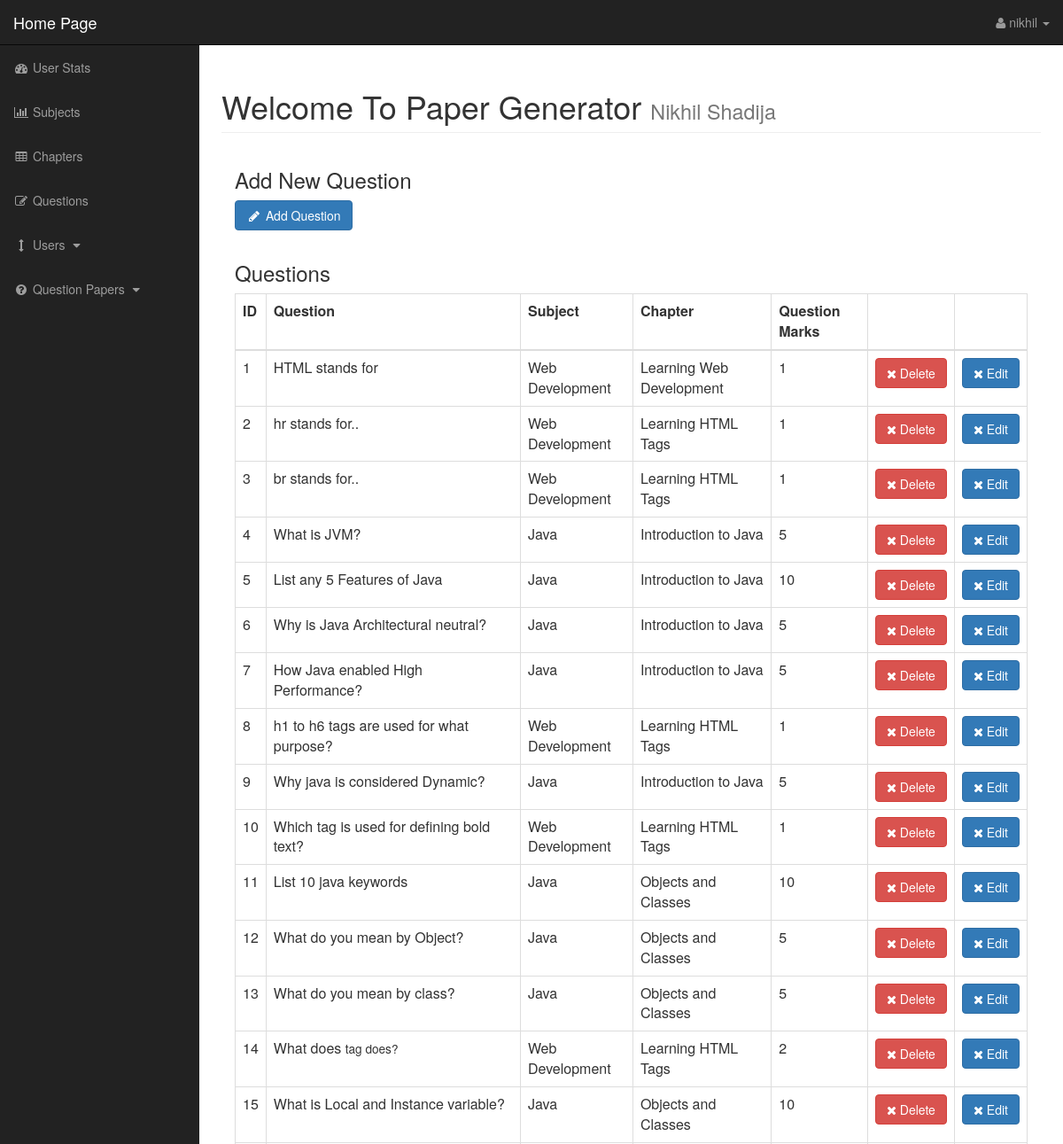
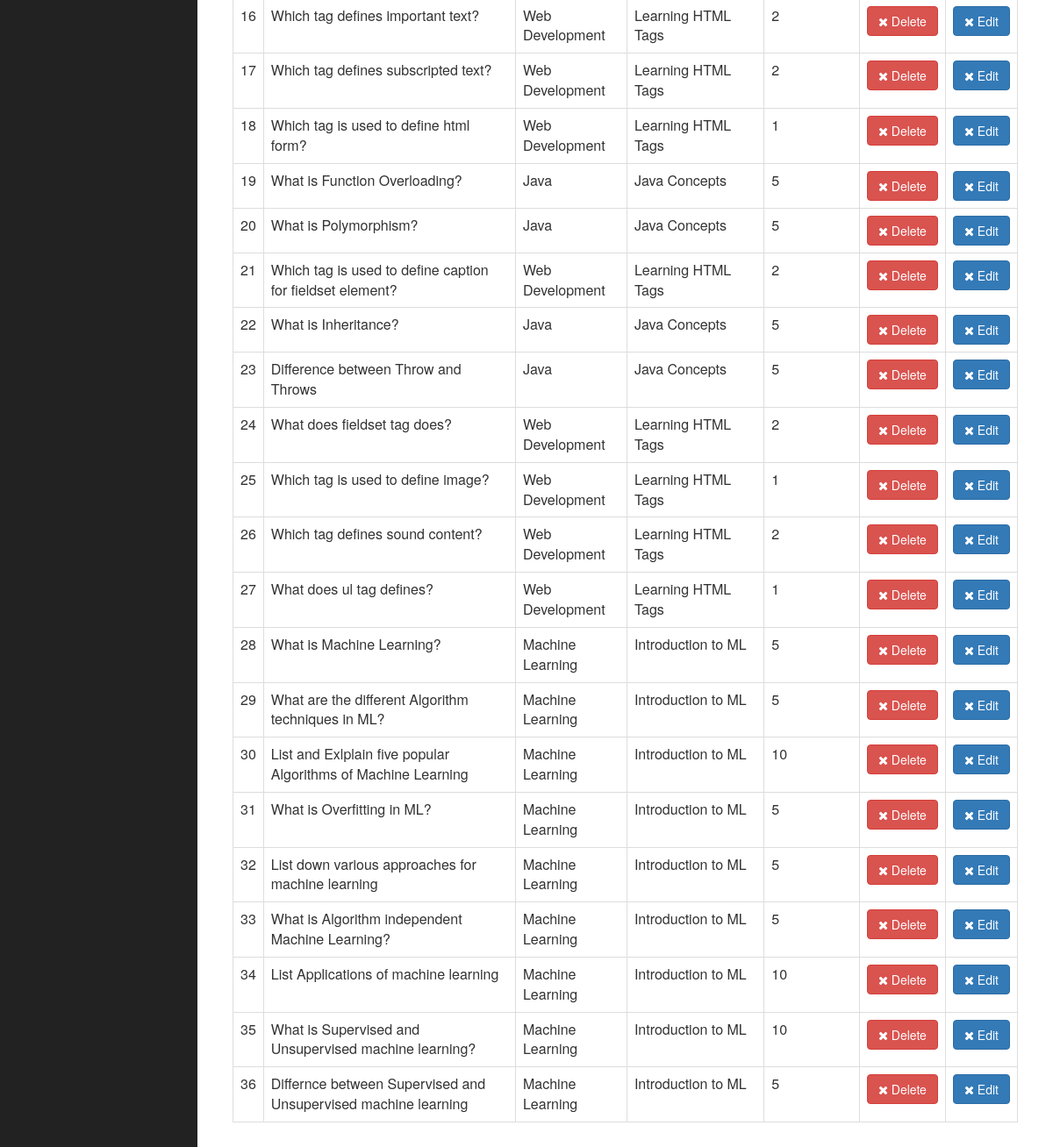
The page /admin/questions.php on the database its author committed (2 pictures, top to bottom).
### tables this page shows
CREATE TABLE `users` (
  `user_id` int(11) NOT NULL,
  `username` varchar(255) NOT NULL,
  `user_password` varchar(255) NOT NULL,
  `user_firstname` varchar(255) NOT NULL,
  `user_lastname` varchar(255) NOT NULL,
  `user_email` varchar(255) NOT NULL,
  `user_image` varchar(255) NOT NULL,
  `user_role` varchar(255) NOT NULL
);

CREATE TABLE `questions` (
  `question_id` int(11) NOT NULL,
  `question` text NOT NULL,
  `question_chapter_id` int(11) NOT NULL,
  `question_marks` int(11) NOT NULL
);

CREATE TABLE `subjects` (
  `subject_id` int(11) NOT NULL,
  `subject_name` varchar(255) NOT NULL
);

CREATE TABLE `chapter` (
  `chapter_id` int(11) NOT NULL,
  `chapter_subject_id` int(11) NOT NULL,
  `chapter_name` varchar(255) NOT NULL
);

### admin/functions.php (called while the page is built, shortened)
<?php
function checkUser(){
    if(!isset($_SESSION['user_id'] ) ) {
			return 1;
            die ("<h3 style = 'color: red'> You have not logged in please Login from <a href = '../index.php'>here</h3>");
    }else{
            $user_id = $_SESSION['user_id'];
            return $user_id;
	}
}
?>

### admin/includes/questions/view-questions.php (the view, shortened to what this page needs)
<div class="col-xs-12 table-responsive">
   <h3>Questions</h3>
    <table class="table table-bordered table-hover">
        <tr>
            <th>ID</th>
            <th>Question</th>
            <th>Subject</th>
            <th>Chapter</th>
            <th>Question Marks</th>
            <th></th>
            <th></th>
        </tr>
        <tbody>
            <?php
                    $query = "SELECT * FROM questions";
                    $select_all_questions_query = mysqli_query($connection, $query);
                    while($row = mysqli_fetch_assoc($select_all_questions_query)) {
                            echo "<tr>";
                            $question_id = $row['question_id'];
                            $question = $row['question'];
                            $question_chapter_id = $row['question_chapter_id'];
                            $chapter_name_query = "SELECT * FROM chapter, subjects WHERE chapter.chapter_id = $question_chapter_id AND chapter.chapter_subject_id = subjects.subject_id";
                            $chapter_name_select_query = mysqli_query($connection, $chapter_name_query);
                            if($row_chapter = mysqli_fetch_assoc($chapter_name_select_query) ) {
                                $question_chapter_name = $row_chapter['chapter_name'];
                                $question_subject_name = $row_chapter['subject_name'];
                            }
                            $question_marks = $row['question_marks'];
                            echo "<td>$question_id</td>";
                            echo "<td>$question</td>";
                            echo "<td>$question_subject_name</td>";
                            echo "<td>$question_chapter_name</td>";
                            echo "<td>$question_marks</td>";
                            echo "<td><a href = 'questions.php?delete=$question_id' class = 'btn btn-danger'><span class = 'fa fa-times'></span> Delete</a></td>";
                            echo "<td><button type='button' class = 'btn btn-primary edit_btn' id = '' data-target='#addquestion' data-toggle='modal' data-question-id = '$question_id' data-chapter-name = '$question_chapter_name' data-question-id = '$question_chapter_id' data-subject = '$question_subject_name'><span class = 'fa fa-times'></span> Edit</button></td>";
                            echo "</tr>";
                    }
        ?>
        </tbody>
    </table>
</div>

### admin/includes/navigation.php (shortened to what this page needs)
<nav class="navbar navbar-inverse navbar-fixed-top" role="navigation">
    <div class="navbar-header">
        <a class="navbar-brand" href="index.php">Home Page</a>
    </div>
    <ul class="nav navbar-right top-nav">
        <li class="dropdown">
            <a href="#" class="dropdown-toggle" data-toggle="dropdown"><i class="fa fa-user"></i> <?php echo $username; ?> <b class="caret"></b></a>
        </li>
    </ul>
    <div class="collapse navbar-collapse navbar-ex1-collapse">
        <ul class="nav navbar-nav side-nav">
            <li>
                <a href="index.php"><i class="fa fa-fw fa-dashboard"></i> User Stats</a>
            </li>
            <li>
                <a href="subjects.php"><i class="fa fa-fw fa-bar-chart-o"></i> Subjects</a>
            </li>
            <li>
                <a href="chapters.php"><i class="fa fa-fw fa-table"></i> Chapters</a>
            </li>
            <li>
                <a href="questions.php"><i class="fa fa-fw fa-edit"></i> Questions</a>
            </li>
            <?php
                if($user_role == "superadmin"){
            ?>
            <li>
                <a href="javascript:;" data-toggle="collapse" data-target="#user_menu"><i class="fa fa-fw fa-arrows-v"></i> Users <i class="fa fa-fw fa-caret-down"></i></a>
            </li>
            <?php
                }
            ?>
            <li>
                <a href="javascript:;" data-toggle="collapse" data-target="#demo"><i class="fa fa-fw fa-question-circle"></i> Question Papers <i class="fa fa-fw fa-caret-down"></i></a>
            </li>
        </ul>
    </div>
</nav>

### admin/includes/page-heading.php
<div class="row">
    <div class="col-lg-12">
        <h1 class="page-header">
            Welcome To Paper Generator
            <small><?php echo $user_firstname . " " .  $user_lastname; ?></small>
        </h1>
    </div>
</div>

### admin/css/sb-admin.css (style rules this page uses)
body { margin-top: 100px; background-color: #222; }
@media (min-width:768px) { body { margin-top: 50px; } }
.top-nav { padding: 0 15px; }
.top-nav>li { display: inline-block; float: left; }
.top-nav>li>a { padding-top: 15px; padding-bottom: 15px; line-height: 20px; color: #999; }
@media (min-width:768px) { .side-nav { position: fixed; top: 51px; left: 225px; width: 225px; margin-left: -225px; border: none; border-radius: 0; overflow-y: auto; background-color: #222; } }
@media (min-width:768px) { .side-nav>li>a { width: 225px; } }

### rows shown on the page
users: username "nikhil", user_firstname "Nikhil", user_lastname "Shadija"
questions: question_id "1", question "HTML stands for", subjects.subject_name "Web Development", chapter.chapter_name "Learning Web Development", question_marks "1"
questions: question_id "2", question "hr stands for..", subjects.subject_name "Web Development", chapter.chapter_name "Learning HTML Tags", question_marks "1"
questions: question_id "3", question "br stands for..", subjects.subject_name "Web Development", chapter.chapter_name "Learning HTML Tags", question_marks "1"
questions: question_id "4", question "What is JVM?", subjects.subject_name "Java", chapter.chapter_name "Introduction to Java", question_marks "5"
questions: question_id "5", question "List any 5 Features of Java", subjects.subject_name "Java", chapter.chapter_name "Introduction to Java", question_marks "10"
questions: question_id "6", question "Why is Java Architectural neutral?", subjects.subject_name "Java", chapter.chapter_name "Introduction to Java", question_marks "5"
questions: question_id "7", question "How Java enabled High Performance?", subjects.subject_name "Java", chapter.chapter_name "Introduction to Java", question_marks "5"
questions: question_id "8", question "h1 to h6 tags are used for what purpose?", subjects.subject_name "Web Development", chapter.chapter_name "Learning HTML Tags", question_marks "1"
questions: question_id "9", question "Why java is considered Dynamic?", subjects.subject_name "Java", chapter.chapter_name "Introduction to Java", question_marks "5"
questions: question_id "10", question "Which tag is used for defining bold text?", subjects.subject_name "Web Development", chapter.chapter_name "Learning HTML Tags", question_marks "1"
questions: question_id "11", question "List 10 java keywords", subjects.subject_name "Java", chapter.chapter_name "Objects and Classes", question_marks "10"
questions: question_id "12", question "What do you mean by Object?", subjects.subject_name "Java", chapter.chapter_name "Objects and Classes", question_marks "5"
questions: question_id "13", question "What do you mean by class?", subjects.subject_name "Java", chapter.chapter_name "Objects and Classes", question_marks "5"
questions: question_id "14", question "What does tag does?", subjects.subject_name "Web Development", chapter.chapter_name "Learning HTML Tags", question_marks "2"
questions: question_id "15", question "What is Local and Instance variable?", subjects.subject_name "Java", chapter.chapter_name "Objects and Classes", question_marks "10"
questions: question_id "16", question "Which tag defines important text?", subjects.subject_name "Web Development", chapter.chapter_name "Learning HTML Tags", question_marks "2"
questions: question_id "17", question "Which tag defines subscripted text?", subjects.subject_name "Web Development", chapter.chapter_name "Learning HTML Tags", question_marks "2"
questions: question_id "18", question "Which tag is used to define html form?", subjects.subject_name "Web Development", chapter.chapter_name "Learning HTML Tags", question_marks "1"
questions: question_id "19", question "What is Function Overloading?", subjects.subject_name "Java", chapter.chapter_name "Java Concepts", question_marks "5"
questions: question_id "20", question "What is Polymorphism?", subjects.subject_name "Java", chapter.chapter_name "Java Concepts", question_marks "5"
questions: question_id "21", question "Which tag is used to define caption for fieldset element?", subjects.subject_name "Web Development", chapter.chapter_name "Learning HTML Tags", question_marks "2"
questions: question_id "22", question "What is Inheritance?", subjects.subject_name "Java", chapter.chapter_name "Java Concepts", question_marks "5"
questions: question_id "23", question "Difference between Throw and Throws", subjects.subject_name "Java", chapter.chapter_name "Java Concepts", question_marks "5"
questions: question_id "24", question "What does fieldset tag does?", subjects.subject_name "Web Development", chapter.chapter_name "Learning HTML Tags", question_marks "2"
questions: question_id "25", question "Which tag is used to define image?", subjects.subject_name "Web Development", chapter.chapter_name "Learning HTML Tags", question_marks "1"
questions: question_id "26", question "Which tag defines sound content?", subjects.subject_name "Web Development", chapter.chapter_name "Learning HTML Tags", question_marks "2"
questions: question_id "27", question "What does ul tag defines?", subjects.subject_name "Web Development", chapter.chapter_name "Learning HTML Tags", question_marks "1"
questions: question_id "28", question "What is Machine Learning?", subjects.subject_name "Machine Learning", chapter.chapter_name "Introduction to ML", question_marks "5"
questions: question_id "29", question "What are the different Algorithm techniques in ML?", subjects.subject_name "Machine Learning", chapter.chapter_name "Introduction to ML", question_marks "5"
questions: question_id "30", question "List and Exlplain five popular Algorithms of Machine Learning", subjects.subject_name "Machine Learning", chapter.chapter_name "Introduction to ML", question_marks "10"
questions: question_id "31", question "What is Overfitting in ML?", subjects.subject_name "Machine Learning", chapter.chapter_name "Introduction to ML", question_marks "5"
questions: question_id "32", question "List down various approaches for machine learning", subjects.subject_name "Machine Learning", chapter.chapter_name "Introduction to ML", question_marks "5"
questions: question_id "33", question "What is Algorithm independent Machine Learning?", subjects.subject_name "Machine Learning", chapter.chapter_name "Introduction to ML", question_marks "5"
questions: question_id "34", question "List Applications of machine learning", subjects.subject_name "Machine Learning", chapter.chapter_name "Introduction to ML", question_marks "10"
questions: question_id "35", question "What is Supervised and Unsupervised machine learning?", subjects.subject_name "Machine Learning", chapter.chapter_name "Introduction to ML", question_marks "10"
questions: question_id "36", question "Differnce between Supervised and Unsupervised machine learning", subjects.subject_name "Machine Learning", chapter.chapter_name "Introduction to ML", question_marks "5"
